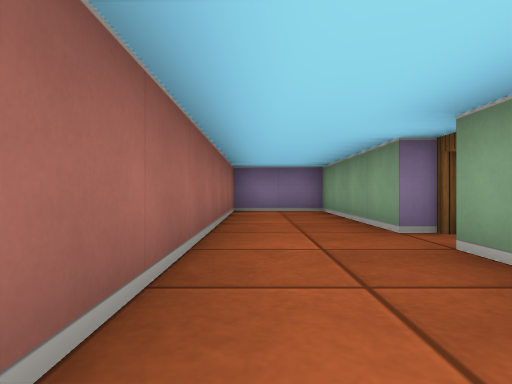
view 1 (above)

14 first-person views from a walk through a cub3D ray-caster map. The camera is about half as high as the walls, looks level and sees 75° across. The floor is counted in squares. Each view is taken from the middle of a square. On the plan, view 1 faces up. The plan holds only what a view shows up to about 9 squares ahead; the rest is blank.

view 2
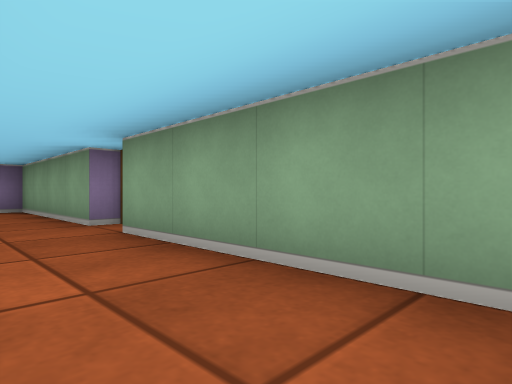

view 3
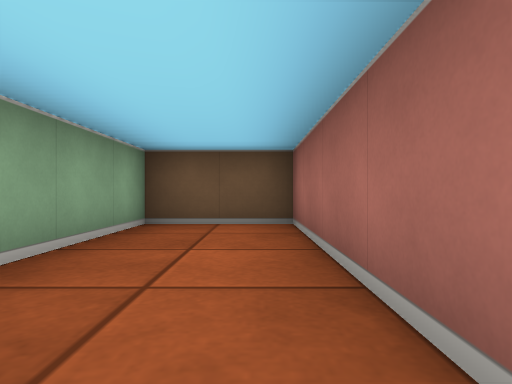

view 4
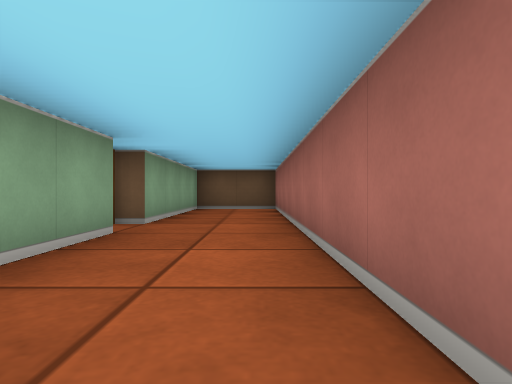

view 5
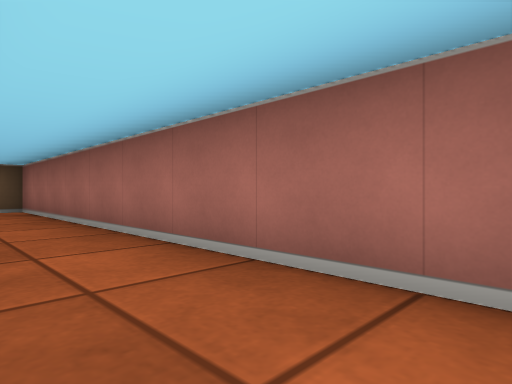

view 6
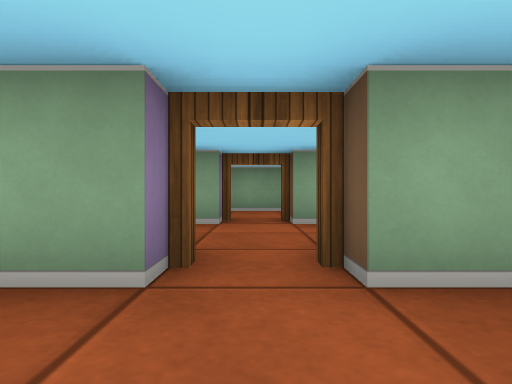

view 7
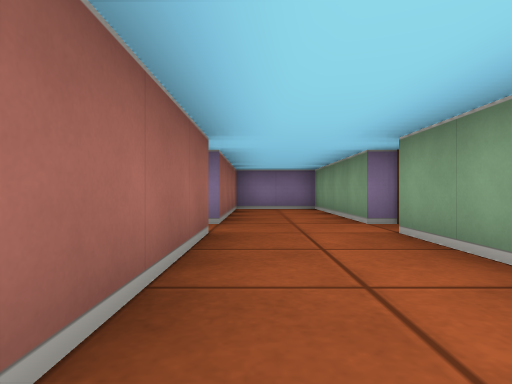

view 8
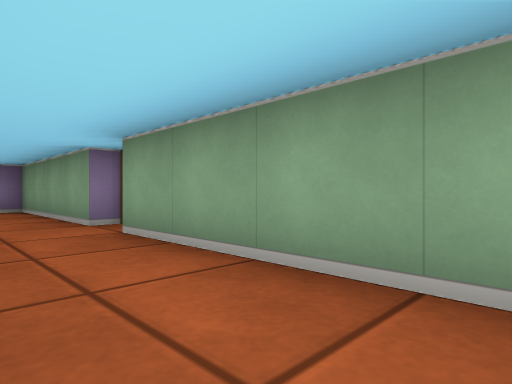

view 9
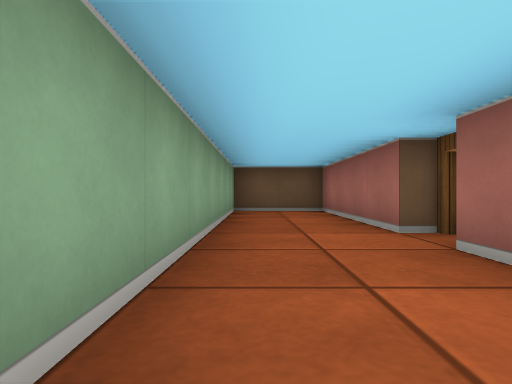

view 10
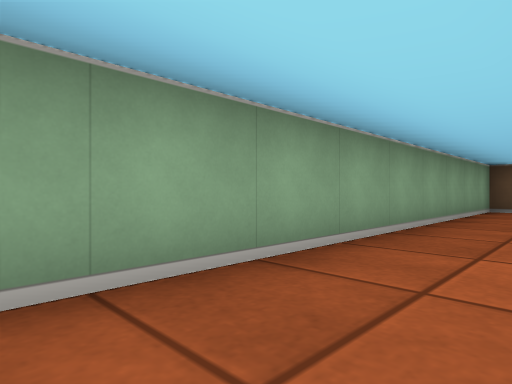

view 11
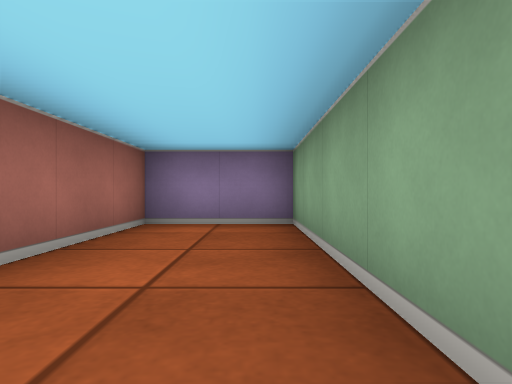

view 12
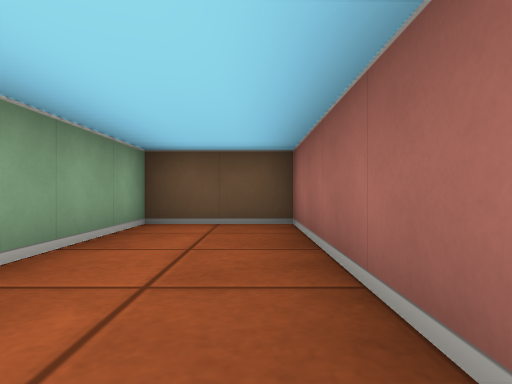

view 13
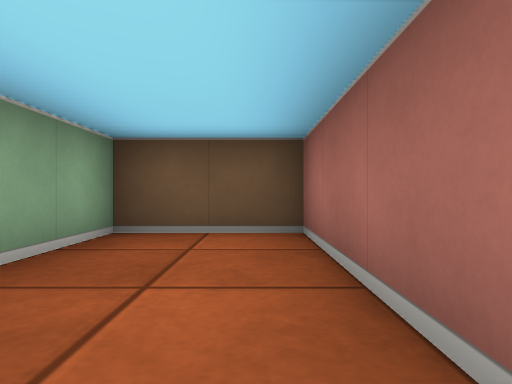

view 14
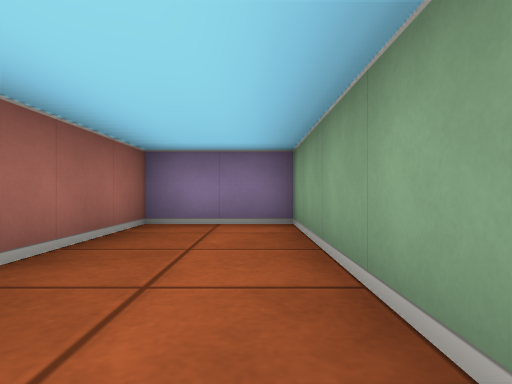

### Floor plan
Ten units are one square. View 1 is at (0, 0); x grows to the right and y downward. Boxes are objects, and circles mark ways between rooms. Rooms are numbered by the first view taken in them; rooms with no view inside come last. Other rooms are left out.
<svg viewBox="-10 -80 90 100">
<path fill="none" stroke="#000" d="M15 -35 15 -75 -5 -75 -5 15 15 15 15 -25M25 -25 25 15 45 15 45 -25M45 -35 45 -75 25 -75 25 -35M55 -25 55 15 75 15 75 -75 55 -75 55 -35"/>
<circle cx="20" cy="-30" r="3" fill="#2a7"/>
<circle cx="50" cy="-30" r="3" fill="#2a7"/>
<text x="0" y="-30">1</text>
<text x="30" y="-30">2</text>
<text x="60" y="-30">3</text>
</svg>
Room 1 opens to room 2. Room 2 opens to room 3.

Where each view was taken, in squares from view 1:
view 1: 0 up, 0 right, facing up
view 2: 1 down, 0 right, facing up-right
view 3: 3 up, 0 right, facing down
view 4: 7 up, 0 right, facing down
view 5: 7 up, 1 right, facing down-left
view 6: 3 up, 0 right, facing right
view 7: 1 down, 3 right, facing up
view 8: 1 down, 3 right, facing up-right
view 9: 6 up, 7 right, facing down
view 10: 7 up, 6 right, facing down-right
view 11: 3 up, 7 right, facing up
view 12: 3 up, 3 right, facing down
view 13: 2 up, 6 right, facing down
view 14: 3 up, 4 right, facing up
